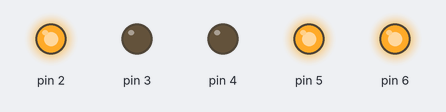
Bench run of a sketch on a simulated Arduino Uno, built with avr-gcc and run on an emulated ATmega328P. On the bench: output pins drawn as LEDs (lit = HIGH).

Above: at 0.5 s.
At 1.5 s:
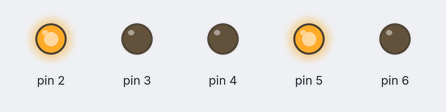
At 3.2 s:
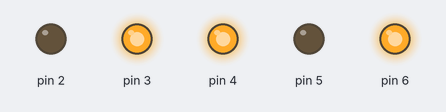
At 3.5 s:
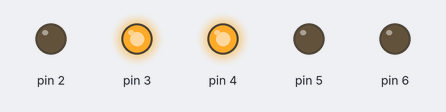
At 6.1 s:
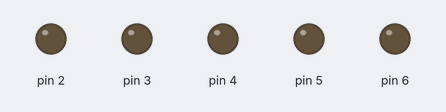
Timing chart, 0 to 8.3 s (numbered marks = the images above):
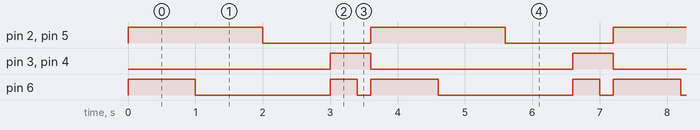

Measured:
- by itself, pin 2, pin 5: alternates HIGH for 2.0 s and LOW for 1.6 s
- by itself, pin 3, pin 4: alternates HIGH for 0.60 s and LOW for 3.0 s
- by itself, pin 6: repeats every 3.6 s: LOW 2.0 s, HIGH 0.40 s, LOW 0.20 s, HIGH 1.0 s

The sketch:

led_buzzer_7.ino
```cpp
void setup() {
  // put your setup code here, to run once:
pinMode(2,OUTPUT);
pinMode(3,OUTPUT);
pinMode(4,OUTPUT);
pinMode(5,OUTPUT);
pinMode(6,OUTPUT);
}

void loop() {
  // put your main code here, to run repeatedly:
  digitalWrite(3,LOW);
digitalWrite(4,LOW);


digitalWrite(2,HIGH);
digitalWrite(5,HIGH);
digitalWrite(6,HIGH);
delay(1000);
digitalWrite(6,LOW);
delay(1000);
digitalWrite(2,LOW);
digitalWrite(5,LOW);
delay(1000);
digitalWrite(3,HIGH);
digitalWrite(4,HIGH);
digitalWrite(6,HIGH);

delay(400);
digitalWrite(6,LOW);
delay(200);

}
```
